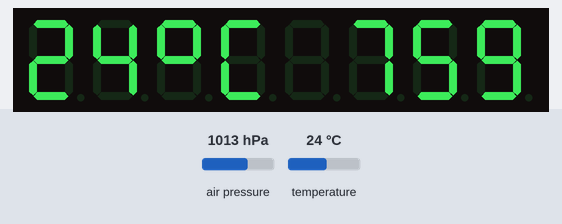
This sketch was run on a simulated Arduino Uno, built with avr-gcc and run on an emulated ATmega328P. Shown: 8-digit seven-segment display. The test bench sets the inputs (shaded band); at power-on: air pressure 1013 hPa, temperature 24 °C.

Above: at 2.8 s.
2.9 s: air pressure set to 952 hPa
At 5.2 s:
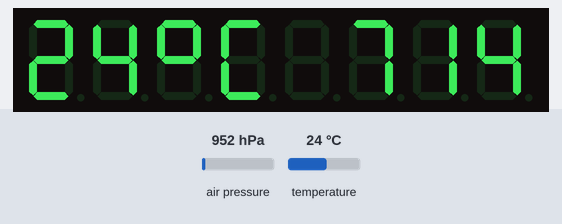
5.6 s: temperature set to 12 °C
At 6.9 s:
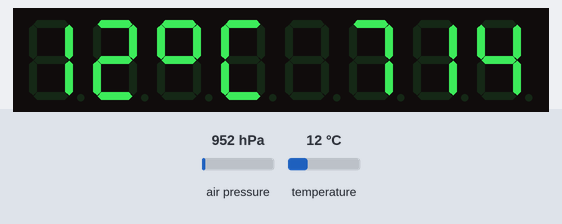
8.3 s: air pressure set to 975 hPa
At 10.3 s:
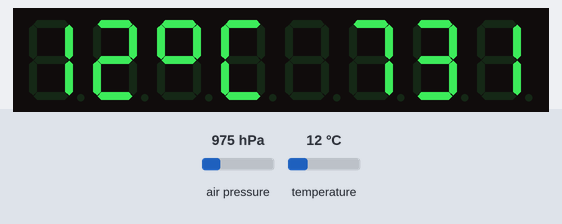
11.5 s: temperature set to 19 °C
At 13.2 s:
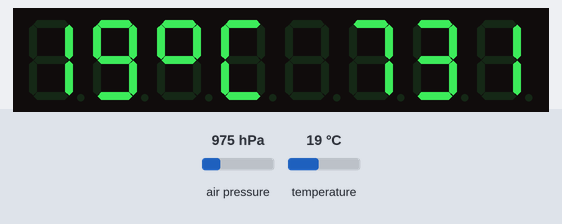
Timing chart, 0 to 14.7 s (numbered marks = the images above; inputs shaded):
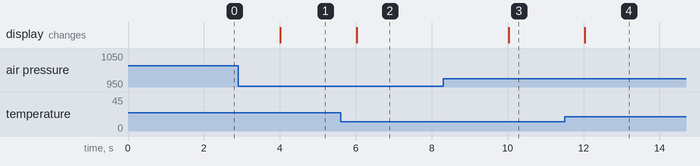

Measured:
- after the input at 2.9 s, the display: changes after 1.1 s (image 1)
- after the input at 5.6 s, the display: changes after 0.42 s (image 2)
- after the input at 8.3 s, the display: changes after 1.7 s (image 3)
- after the input at 11.5 s, the display: changes after 0.54 s (image 4)

The sketch:

max7219_7Segment_bmp280.ino
```cpp
//We always have to include the library
#include "LedControl.h"
#include <Wire.h>
#include <SPI.h>
//#include <Adafruit_Sensor.h>
#include <Adafruit_BMP280.h>

Adafruit_BMP280 bme; // I2C
LedControl disp =LedControl(12,11,10,1);

void setup() {
//  Serial.begin(9600);
//  Serial.println(F("BMP280 test"));
  if (!bme.begin()) {
    Serial.println("Could not find a valid BMP280 sensor, check wiring!");
    while (1);
  }

  disp.shutdown(0,false);
  /* Set the brightness to a medium values */
  disp.setIntensity(0,1);
  /* and clear the display */
  disp.clearDisplay(0);
}
void loop() {
    int t = bme.readTemperature();
    int h = bme.readPressure()*0.0075;

    disp.setDigit(0,7,(t*10)/100,false);
    disp.setDigit(0,6,((t*10)/10)%10,false);
    disp.setRow(0,5,0x63);
    disp.setRow(0,4,B01001110);
    disp.setDigit(0,2,h/100,false);
    disp.setDigit(0,1,(h/10)%10,false);
    disp.setDigit(0,0,h%10,false);

//    Serial.print("Temperature = ");
//    Serial.print(t);
//    Serial.println(" *C");
//
//    Serial.print("Pressure = ");
//    Serial.print(h);
//    Serial.println(" mm Hg");


    delay(2000);
}
```
